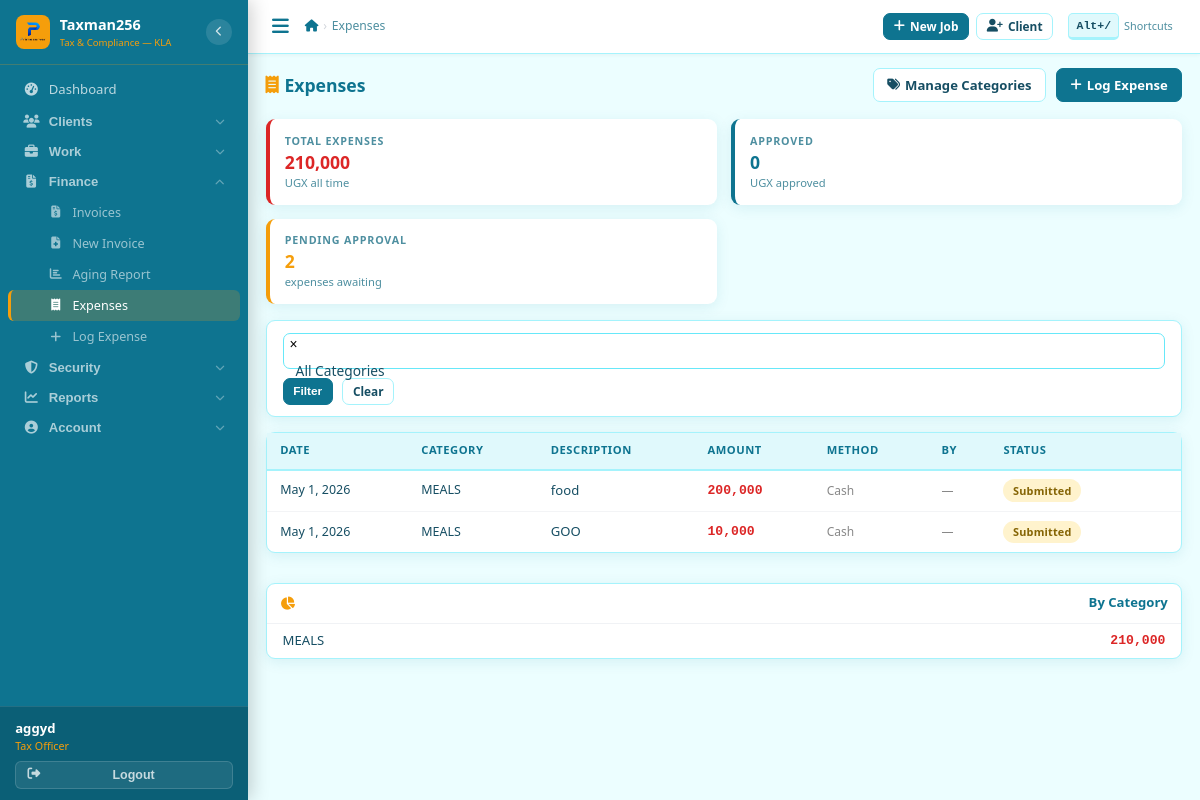
/expenses/ (signed in), run on the app's committed database.
### core/models.py (models this page shows, shortened)
class User(AbstractUser):
    ROLE_CHOICES = [
        ('receptionist', 'Receptionist'),
        ('tax_officer',  'Tax Officer'),
        ('senior_officer','Senior Officer'),
        ('manager',      'Manager'),
        ('admin',        'Admin'),
    ]
    THEME_CHOICES = [
        ('ocean',    'Ocean Teal'),
    ]
    role              = models.CharField(max_length=20, choices=ROLE_CHOICES, default='tax_officer')
    phone_whatsapp    = models.CharField(max_length=20, blank=True,
                                         help_text='WhatsApp number used for sending reminders (e.g. +256785230670)')
    email_notify      = models.EmailField(blank=True,
                                          help_text='Email used for sending communications (e.g. taxissues.go@gmail.com)')
    is_active_staff   = models.BooleanField(default=True)
    date_joined_firm  = models.DateField(null=True, blank=True)
    receive_debt_alerts = models.BooleanField(default=True,
                                               help_text='Receive Saturday/Monday debt reports')
    receive_task_reminders = models.BooleanField(default=True,
                                                  help_text='Receive reminders for incomplete tasks')
    ui_theme          = models.CharField(max_length=20, choices=THEME_CHOICES, default='ocean')
    def is_manager_or_admin(self):
        return self.role in ('manager', 'admin')

### expenses/models.py (models this page shows, shortened)
class Expense(models.Model):
    METHOD = [('cash','Cash'),('mobile_money','Mobile Money'),('bank_transfer','Bank Transfer'),('petty_cash','Petty Cash')]
    STATUS = [('draft','Draft'),('submitted','Submitted'),('approved','Approved'),('rejected','Rejected'),('reimbursed','Reimbursed')]
    expense_date = models.DateField()
    category = models.ForeignKey(ExpenseCategory, on_delete=models.SET_NULL, null=True)
    description = models.TextField()
    amount = models.DecimalField(max_digits=12, decimal_places=2)
    paid_by = models.ForeignKey(User, on_delete=models.SET_NULL, null=True, related_name='paid_expenses')
    payment_method = models.CharField(max_length=20, choices=METHOD, default='cash')
    reference = models.CharField(max_length=100, blank=True)
    receipt_upload = models.FileField(upload_to='receipts/', blank=True, null=True)
    client = models.ForeignKey(Client, on_delete=models.SET_NULL, null=True, blank=True)
    job_card = models.ForeignKey(JobCard, on_delete=models.SET_NULL, null=True, blank=True)
    is_billable = models.BooleanField(default=False)
    is_reimbursed = models.BooleanField(default=False)
    approved_by = models.ForeignKey(User, on_delete=models.SET_NULL, null=True, blank=True, related_name='approved_expenses')
    status = models.CharField(max_length=20, choices=STATUS, default='draft')
    created_by = models.ForeignKey(User, on_delete=models.SET_NULL, null=True, related_name='created_expenses')
    created_at = models.DateTimeField(auto_now_add=True)

class ExpenseCategory(models.Model):
    name = models.CharField(max_length=100, unique=True)
    description = models.CharField(max_length=300, blank=True)
    is_active = models.BooleanField(default=True)

### expenses/views.py (the view)
# urls.py: path('', views.expense_list, name='list'),
@login_required
def expense_list(request):
    expenses = Expense.objects.select_related('category', 'paid_by').order_by('-expense_date')
    cat = request.GET.get('category', '')
    if cat:
        expenses = expenses.filter(category_id=cat)
    total = expenses.aggregate(s=Sum('amount'))['s'] or 0
    approved_total = expenses.filter(status='approved').aggregate(s=Sum('amount'))['s'] or 0
    pending_count = expenses.filter(status='submitted').count()
    by_cat = expenses.values('category__name').annotate(total=Sum('amount')).order_by('-total')
    categories = ExpenseCategory.objects.filter(is_active=True).order_by('name')
    return render(request, 'expenses/expense_list.html', {
        'expenses': expenses, 'total': total, 'approved_total': approved_total,
        'pending_count': pending_count, 'by_cat': by_cat,
        'categories': categories, 'cat_filter': cat,
    })

### templates/expenses/expense_list.html (shortened to what this page needs)
{% extends 'base.html' %}
{% block nav_exp %}active{% endblock %}
{% block breadcrumbs %}<li class="active">Expenses</li>{% endblock %}
{% block content %}
<div class="page-header">
  <h4 class="page-title"><i class="fas fa-receipt"></i>Expenses</h4>
  <div style="display:flex;gap:.6rem">
    <a href="{% url 'expenses:category_list' %}" class="btn btn-outline"><i class="fas fa-tags"></i>Manage Categories</a>
    <a href="{% url 'expenses:create' %}" class="btn btn-primary"><i class="fas fa-plus"></i>Log Expense</a>
  </div>
</div>
<div class="stats-grid" style="margin-bottom:1rem">
  <div class="kpi red"><div class="kpi-label">Total Expenses</div><div class="kpi-value" style="font-size:1.1rem">{{ total|floatformat:0|intcomma }}</div><div class="kpi-sub">UGX all time</div></div>
  <div class="kpi"><div class="kpi-label">Approved</div><div class="kpi-value" style="font-size:1.1rem">{{ approved_total|floatformat:0|intcomma }}</div><div class="kpi-sub">UGX approved</div></div>
  <div class="kpi gold"><div class="kpi-label">Pending Approval</div><div class="kpi-value" style="font-size:1.1rem">{{ pending_count }}</div><div class="kpi-sub">expenses awaiting</div></div>
</div>
<div class="row g-3">
  <div class="col-lg-8">
    <div class="card-box card-compact" style="margin-bottom:.9rem">
      <div class="card-body" style="padding:.7rem 1rem">
        <form method="get" style="display:flex;gap:.6rem;flex-wrap:wrap;align-items:center">
          <button class="btn btn-primary btn-sm">Filter</button>
          <a href="{% url 'expenses:list' %}" class="btn btn-outline btn-sm">Clear</a>
        </form>
      </div>
    </div>
    <div class="card-box card-compact">
      <div class="tbl-wrap">
        <table class="tbl">
          <thead><tr><th>Date</th><th>Category</th><th>Description</th><th>Amount</th><th>Method</th><th>By</th><th>Status</th><th></th></tr></thead>
          <tbody>
            {% for exp in expenses %}
            <tr>
              <td style="font-size:.78rem;white-space:nowrap">{{ exp.expense_date }}</td>
              <td style="font-size:.78rem">{{ exp.category.name|truncatechars:18 }}</td>
              <td style="font-size:.82rem">{{ exp.description|truncatechars:28 }}</td>
              <td class="ugx ugx-red" style="font-size:.82rem;white-space:nowrap">{{ exp.amount|floatformat:0|intcomma }}</td>
              <td style="font-size:.75rem;color:#888">{{ exp.get_payment_method_display }}</td>
              <td style="font-size:.75rem;color:#888">{{ exp.paid_by.get_full_name|default:"—"|truncatechars:12 }}</td>
              <td>
                <span class="badge badge-{% if exp.status == 'approved' %}active{% elif exp.status == 'rejected' %}suspended{% else %}in_progress{% endif %}">
                  {{ exp.get_status_display }}
                </span>
              </td>
              <td>
              </td>
            </tr>
            {% empty %}
            <tr><td colspan="8"><div class="empty-state"><i class="fas fa-receipt"></i><p>No expenses logged yet. <a href="{% url 'expenses:create' %}">Log one</a></p></div></td></tr>
            {% endfor %}
          </tbody>
        </table>
      </div>
    </div>
  </div>
  <div class="col-lg-4">
    <div class="card-box card-compact">
      <div class="card-head"><i class="fas fa-chart-pie"></i>By Category</div>
      <div class="card-body p0">
        {% for item in by_cat %}
        <div class="stat-row" style="padding:.45rem 1rem">
          <span style="font-size:.82rem">{{ item.category__name|default:"Other" }}</span>
          <span class="ugx ugx-red" style="font-size:.82rem">{{ item.total|floatformat:0|intcomma }}</span>
        </div>
        {% empty %}
        <div style="padding:1rem;text-align:center;color:#aaa;font-size:.83rem">No data yet</div>
        {% endfor %}
      </div>
    </div>
  </div>
</div>
{% endblock %}

### templates/base.html (shortened to what this page needs)
{% load static %}<!DOCTYPE html>
<html lang="en">
<head>
<link rel="stylesheet" href="https://cdnjs.cloudflare.com/ajax/libs/font-awesome/6.5.0/css/all.min.css">
<link rel="stylesheet" href="https://cdnjs.cloudflare.com/ajax/libs/select2/4.1.0-rc.0/css/select2.min.css">
<link rel="stylesheet" href="https://cdn.jsdelivr.net/npm/select2-bootstrap-5-theme@1.3.0/dist/select2-bootstrap-5-theme.min.css">
<link rel="stylesheet" href="https://cdnjs.cloudflare.com/ajax/libs/flatpickr/4.6.13/flatpickr.min.css">
<link rel="stylesheet" href="{% static 'css/app.css' %}?v=5">
</head>
<body data-theme="ocean">
{% if user.is_authenticated %}
<nav class="sidebar" id="sidebar">
  <div class="sb-brand">
    <div class="sb-icon"><img src="{% static 'icons/primeserver.png' %}" alt="Logo" style="width:100%;height:100%;object-fit:contain"></div>
    <div class="sb-brand-text">
      <div class="sb-brand-name">Taxman256</div>
      <div class="sb-brand-sub">Tax &amp; Compliance — KLA</div>
    </div>
    <button type="button" class="sb-toggle" id="sidebarToggle" title="Toggle sidebar">
      <i class="fas fa-chevron-left" id="sidebarToggleIcon"></i>
    </button>
  </div>
  <div class="sb-scroll">
    <a href="{% url 'dashboard:index' %}" class="sb-link {% block nav_dash %}{% endblock %}" title="Dashboard">
      <i class="fas fa-tachometer-alt"></i>
      <span class="sb-lbl">Dashboard</span>
    </a>
    <div class="sb-group" id="grp-clients">
      <button type="button" class="sb-group-hd" data-grp="grp-clients" data-href="{% url 'clients:list' %}" title="Clients">
        <i class="fas fa-users"></i>
        <span class="sb-lbl">Clients</span>
        <i class="fas fa-chevron-down sb-arrow"></i>
      </button>
    </div>
    <div class="sb-group" id="grp-work">
      <button type="button" class="sb-group-hd" data-grp="grp-work" data-href="{% url 'services:list' %}" title="Work">
        <i class="fas fa-briefcase"></i>
        <span class="sb-lbl">Work</span>
        <i class="fas fa-chevron-down sb-arrow"></i>
      </button>
    </div>
    <div class="sb-group" id="grp-finance">
      <button type="button" class="sb-group-hd" data-grp="grp-finance" data-href="{% url 'billing:list' %}" title="Finance">
        <i class="fas fa-file-invoice-dollar"></i>
        <span class="sb-lbl">Finance</span>
        <i class="fas fa-chevron-down sb-arrow"></i>
      </button>
      <div class="sb-sub" id="sub-finance">
        <a href="{% url 'billing:list' %}"    class="sb-link {% block nav_inv %}{% endblock %}" title="Invoices"><i class="fas fa-file-invoice-dollar"></i><span class="sb-lbl">Invoices</span></a>
        <a href="{% url 'billing:create' %}"  class="sb-link" title="New Invoice"><i class="fas fa-file-medical"></i><span class="sb-lbl">New Invoice</span></a>
        <a href="{% url 'billing:aging' %}"   class="sb-link" title="Aging Report"><i class="fas fa-chart-bar"></i><span class="sb-lbl">Aging Report</span></a>
        <a href="{% url 'expenses:list' %}"   class="sb-link {% block nav_exp %}{% endblock %}" title="Expenses"><i class="fas fa-receipt"></i><span class="sb-lbl">Expenses</span></a>
        <a href="{% url 'expenses:create' %}" class="sb-link" title="Log Expense"><i class="fas fa-plus"></i><span class="sb-lbl">Log Expense</span></a>
      </div>
    </div>
    <div class="sb-group" id="grp-security">
      <button type="button" class="sb-group-hd" data-grp="grp-security" data-href="{% url 'credentials:list' %}" title="Security">
        <i class="fas fa-shield-alt"></i>
        <span class="sb-lbl">Security</span>
        <i class="fas fa-chevron-down sb-arrow"></i>
      </button>
    </div>
    <div class="sb-group" id="grp-reports">
      <button type="button" class="sb-group-hd" data-grp="grp-reports" data-href="{% url 'documents:price_list' %}" title="Reports">
        <i class="fas fa-chart-line"></i>
        <span class="sb-lbl">Reports</span>
        <i class="fas fa-chevron-down sb-arrow"></i>
      </button>
    </div>
    <div class="sb-group" id="grp-account">
      <button type="button" class="sb-group-hd" data-grp="grp-account" data-href="{% url 'core:settings' %}" title="Account">
        <i class="fas fa-user-circle"></i>
        <span class="sb-lbl">Account</span>
        <i class="fas fa-chevron-down sb-arrow"></i>
      </button>
    </div>
  </div>
  <div class="sb-footer">
    <div class="sb-user-info">
      <div class="sb-uname">{{ user.get_full_name|default:user.username }}</div>
      <div class="sb-urole">{{ user.get_role_display }}{% if user.phone_whatsapp %} · {{ user.phone_whatsapp }}{% endif %}</div>
    </div>
    <form method="post" action="{% url 'logout' %}" style="margin:0">{% csrf_token %}
      <button type="submit" class="sb-logout-btn">
        <i class="fas fa-sign-out-alt"></i><span class="sb-lbl"> Logout</span>
      </button>
    </form>
  </div>
</nav>
<div class="main">
  <div class="topbar">
    <div class="topbar-l">
      <button class="hamburger" id="hamburger" aria-label="Menu"><i class="fas fa-bars"></i></button>
      <nav aria-label="breadcrumb"><ol class="bc">
        <li><a href="{% url 'dashboard:index' %}"><i class="fas fa-home"></i></a></li>
        {% block breadcrumbs %}{% endblock %}
      </ol></nav>
    </div>
    <div class="topbar-r">
      <a href="{% url 'services:create' %}" class="btn btn-primary btn-sm"><i class="fas fa-plus"></i> New Job</a>
      <a href="{% url 'clients:create' %}"  class="btn btn-outline btn-sm d-xs-none"><i class="fas fa-user-plus"></i> Client</a>
      <span class="kb-hint d-xs-none" onclick="window.txShowShortcuts&&window.txShowShortcuts()" title="Keyboard shortcuts">
        <kbd>Alt+/</kbd> Shortcuts
      </span>
    </div>
  </div>
  <div class="page-body">{% block content %}{% endblock %}</div>
</div>
{% else %}{% block auth_content %}{% endblock %}{% endif %}
</body>
</html>

### data on the page
User: get_full_name "aggyd", role "Tax Officer"
Expense: expense_date "May 1, 2026", category.name "MEALS", description "food", amount "200,000", payment_method "Cash", paid_by.get_full_name "—", status "Submitted"
Expense: expense_date "May 1, 2026", category.name "MEALS", description "GOO", amount "10,000", payment_method "Cash", paid_by.get_full_name "—", status "Submitted"

### other printed values
{{ total|floatformat:0|intcomma }} "210,000"
{{ approved_total|floatformat:0|intcomma }} "0"
{{ pending_count }} "2"
{{ item.category__name|default:"Other" }} "MEALS"
{{ item.total|floatformat:0|intcomma }} "210,000"
